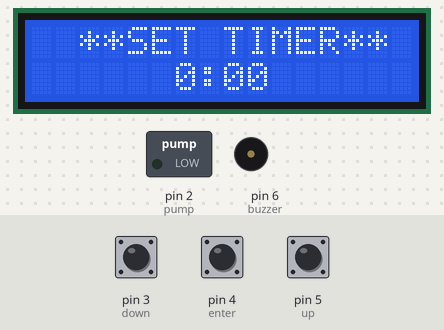
A sketch run on a simulated Arduino Uno, built with avr-gcc and run on an emulated ATmega328P. Parts: 16×2 character LCD, switched loads named in the sketch (green lamp = pin HIGH), buzzer (waves = sounding, pin HIGH). Inputs (shaded band) come from the test bench; at power-on: pin 4 (enter) HIGH, pin 3 (down) HIGH, pin 5 (up) HIGH.

Above: at 1.2 s.
1.3 s: pin 4 (enter) pulled LOW for 0.15 s
At 1.35 s:
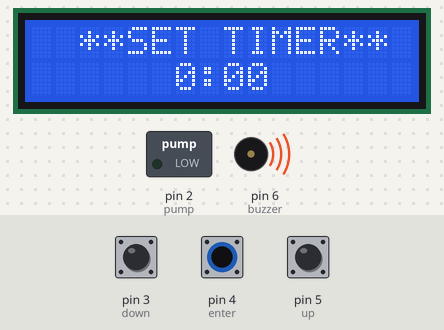
Timing chart, 0 to 6.7 s (numbered marks = the images above; inputs shaded):
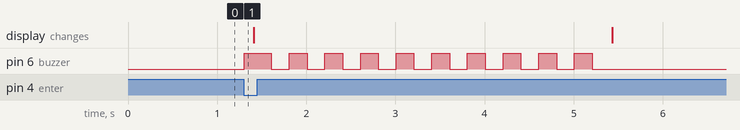

Measured:
- after the input at 1.3 s, pin 6 (buzzer): LOW → HIGH at once, then repeats every 0.40 s: LOW 0.20 s, HIGH 0.20 s, until it stays LOW from 5.2 s

The sketch:

ETCHING_BATH_STOPWATCH_TIMER.ino
```cpp
#include <Chrono.h>
Chrono timer(Chrono::SECONDS);
#include <LiquidCrystal_I2C.h>
LiquidCrystal_I2C lcd(0x27, 16, 2);
#include <math.h>

#define up 5
#define down 3
#define enter 4
#define buzzer 6
#define pump 2

int mins, debounce = 250;
bool previousState = LOW, startCounter;
unsigned long timeCount = millis(), counter, selTime;

void setup() {
  lcd.init();
  //Serial.begin(115200);
  //  pinMode(9, OUTPUT);
  //  analogWrite(9, 90);

  lcd.backlight();
  pinMode(buzzer, OUTPUT);
  pinMode(pump, OUTPUT);
  pinMode(up, INPUT_PULLUP);
  pinMode(down, INPUT_PULLUP);
  pinMode(enter, INPUT_PULLUP);
}

void loop() {
  // put your main code here, to run repeatedly:
  setTimer();
  stopTimer();
  displayCountDown();
  homeDisplay();
}
void homeDisplay() {
  if (startCounter == 0) {// system is idle
    lcd.setCursor(0, 0);
    lcd.print("  **SET TIMER**");// it tells you to enter your value
    lcd.setCursor(6, 1);
    lcd.print(mins);
    lcd.print(":00");// your values are entered in minutes
    lcd.print("  ");
  }
  else { // when it is counting, it only displays the time left for the countdown to be over
    lcd.setCursor(0, 0);
    lcd.print("** TIME LEFT **");
  }
}
void displayCountDown() {// displays countdown
  if (startCounter == 1) {// system is in operation

    unsigned long currentMillis = (counter - millis());
    long secs = (currentMillis / 1000) % 60;
    long mint = (currentMillis / 1000) / 60;// conversion from miiliseconds-to-seconds-to-minutes
    lcd.setCursor(6, 1);
    lcd.print(mint);
    lcd.print(":");
    lcd.print(secs);// displays the minutes and seconds remaining
    lcd.print("  ");
    //    Serial.print("time remaining: ");
    //    Serial.print(mint);
    //    Serial.print(":");
    //    Serial.print(secs);
    //    Serial.print("    ");
    //    Serial.print("time remaining: ");
    //    Serial.println(currentMillis);
    //int secs = second(currentMillis);

  }
}
void stopTimer() {// function checks when countdown is over
  if (startCounter == 1 && timer.hasPassed(mins * 60)) {// if the set time has elapsed
    digitalWrite(pump, LOW);// turn off the pump
    for (int i = 0; i < 10; i++) {
      digitalWrite(buzzer, HIGH);
      delay(200);
      digitalWrite(buzzer, LOW);// alert the attendant
      delay(200);
    }
    startCounter = 0;// return to the idle state
    lcd.clear();
  }
}
void setTimer() {// function receives stopwatch input from attendant
  if (!digitalRead(up) && previousState == HIGH && millis() - timeCount > debounce) {// if UP button is pressed
    mins++;// increment the timer value in minutes
    startCounter = 0;// maintain the idle state
    digitalWrite(buzzer, HIGH);// notify the attendant that the input is well recieved
    delay(100);
    digitalWrite(buzzer, LOW);
    lcd.clear();

    // Serial.println(mins);
    timeCount = millis();// used for debounce
    previousState = !previousState;// used for debounce
  }
  if (!digitalRead(down) && previousState == HIGH && millis() - timeCount > debounce) {// if DOWN button is pressed
    mins--;// decrement the timer value in minutes
    startCounter = 0;// maintain the idle state
    digitalWrite(buzzer, HIGH);// notify the attendant that the input is well received
    delay(100);
    digitalWrite(buzzer, LOW);
    lcd.clear();
    timeCount = millis();// used for debounce
    previousState = !previousState;// used for debounce
  }
  if (!digitalRead(enter) && previousState == HIGH && millis() - timeCount > debounce) {// if ENTER button is pressed
    digitalWrite(buzzer, HIGH);// notify the attendant that the input is well received
    delay(100);
    digitalWrite(buzzer, LOW);
    startCounter = 1;// change the system state from idle to operational
    timer.restart();// restart the timer and start counting
    selTime = (mins * 60000);// convert the set value from mins to milliseconds
    counter = millis() + selTime;// add the timer value to the time that has elapsed since the system bootup
    lcd.clear();
    digitalWrite(pump, HIGH);// turn on the pump

    /*
       debug code
    */
    //    Serial.print("time set to run: ");
    //    Serial.println(selTime);
    //    Serial.print("time so far: ");
    //    Serial.println(millis());
    //    Serial.print("total time to run: ");
    //    Serial.println(counter);
    timeCount = millis();// used for debounce
    previousState = !previousState;// used for debounce
  }
  else previousState = !previousState;// used for debounce
}
```
